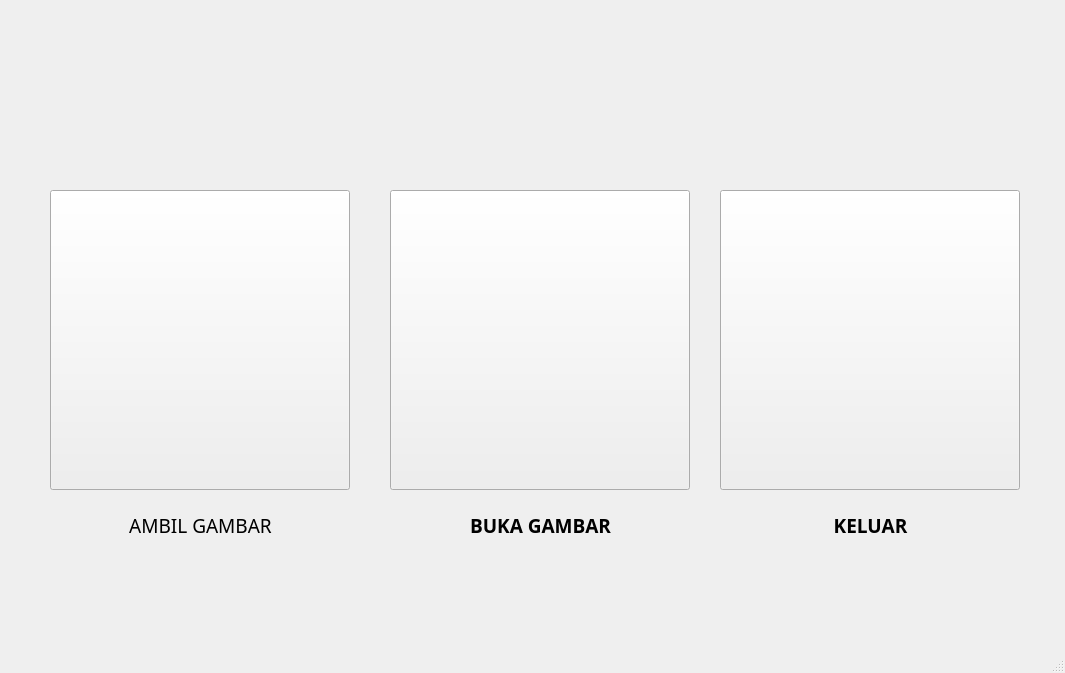
<?xml version="1.0" encoding="UTF-8"?>
<ui version="4.0">
 <class>MainWindow</class>
 <widget class="QMainWindow" name="MainWindow">
  <property name="windowModality">
   <enum>Qt::NonModal</enum>
  </property>
  <property name="geometry">
   <rect>
    <x>0</x>
    <y>0</y>
    <width>1065</width>
    <height>673</height>
   </rect>
  </property>
  <property name="windowTitle">
   <string>Iridologi Detection</string>
  </property>
  <property name="windowIcon">
   <iconset>
    <normaloff>../icon/eyescoba.jpg</normaloff>../icon/eyescoba.jpg</iconset>
  </property>
  <property name="windowOpacity">
   <double>1.000000000000000</double>
  </property>
  <property name="layoutDirection">
   <enum>Qt::LeftToRight</enum>
  </property>
  <property name="autoFillBackground">
   <bool>true</bool>
  </property>
  <property name="styleSheet">
   <string notr="true">background-image: url(&quot;E\Iridologi_Detection\icon\back.jpg&quot;);background-repeat: no-repeat; background-position: center;
</string>
  </property>
  <widget class="QWidget" name="centralwidget">
   <widget class="QPushButton" name="takephoto">
    <property name="enabled">
     <bool>true</bool>
    </property>
    <property name="geometry">
     <rect>
      <x>50</x>
      <y>190</y>
      <width>300</width>
      <height>300</height>
     </rect>
    </property>
    <property name="mouseTracking">
     <bool>false</bool>
    </property>
    <property name="acceptDrops">
     <bool>true</bool>
    </property>
    <property name="iconSize">
     <size>
      <width>431</width>
      <height>400</height>
     </size>
    </property>
    <property name="autoRepeat">
     <bool>false</bool>
    </property>
    <property name="autoDefault">
     <bool>false</bool>
    </property>
   </widget>
   <widget class="QPushButton" name="openfile">
    <property name="geometry">
     <rect>
      <x>390</x>
      <y>190</y>
      <width>300</width>
      <height>300</height>
     </rect>
    </property>
    <property name="text">
     <string/>
    </property>
    <property name="iconSize">
     <size>
      <width>431</width>
      <height>431</height>
     </size>
    </property>
   </widget>
   <widget class="QLabel" name="label">
    <property name="geometry">
     <rect>
      <x>50</x>
      <y>510</y>
      <width>301</width>
      <height>31</height>
     </rect>
    </property>
    <property name="font">
     <font>
      <family>Segoe UI Black</family>
      <pointsize>14</pointsize>
      <weight>50</weight>
      <italic>false</italic>
      <bold>false</bold>
     </font>
    </property>
    <property name="frameShape">
     <enum>QFrame::NoFrame</enum>
    </property>
    <property name="frameShadow">
     <enum>QFrame::Plain</enum>
    </property>
    <property name="lineWidth">
     <number>29</number>
    </property>
    <property name="text">
     <string>AMBIL GAMBAR</string>
    </property>
    <property name="textFormat">
     <enum>Qt::AutoText</enum>
    </property>
    <property name="alignment">
     <set>Qt::AlignCenter</set>
    </property>
   </widget>
   <widget class="QLabel" name="label_2">
    <property name="geometry">
     <rect>
      <x>390</x>
      <y>510</y>
      <width>301</width>
      <height>31</height>
     </rect>
    </property>
    <property name="font">
     <font>
      <family>Segoe UI Black</family>
      <pointsize>14</pointsize>
      <weight>75</weight>
      <italic>false</italic>
      <bold>true</bold>
     </font>
    </property>
    <property name="frameShape">
     <enum>QFrame::NoFrame</enum>
    </property>
    <property name="frameShadow">
     <enum>QFrame::Plain</enum>
    </property>
    <property name="lineWidth">
     <number>29</number>
    </property>
    <property name="text">
     <string>BUKA GAMBAR</string>
    </property>
    <property name="alignment">
     <set>Qt::AlignCenter</set>
    </property>
   </widget>
   <widget class="QPushButton" name="exit">
    <property name="geometry">
     <rect>
      <x>720</x>
      <y>190</y>
      <width>300</width>
      <height>300</height>
     </rect>
    </property>
    <property name="text">
     <string/>
    </property>
    <property name="iconSize">
     <size>
      <width>431</width>
      <height>431</height>
     </size>
    </property>
   </widget>
   <widget class="QLabel" name="label_3">
    <property name="geometry">
     <rect>
      <x>720</x>
      <y>510</y>
      <width>301</width>
      <height>31</height>
     </rect>
    </property>
    <property name="font">
     <font>
      <family>Segoe UI Black</family>
      <pointsize>14</pointsize>
      <weight>75</weight>
      <italic>false</italic>
      <bold>true</bold>
      <stylestrategy>PreferAntialias</stylestrategy>
     </font>
    </property>
    <property name="frameShape">
     <enum>QFrame::NoFrame</enum>
    </property>
    <property name="frameShadow">
     <enum>QFrame::Plain</enum>
    </property>
    <property name="lineWidth">
     <number>29</number>
    </property>
    <property name="text">
     <string>KELUAR</string>
    </property>
    <property name="alignment">
     <set>Qt::AlignCenter</set>
    </property>
   </widget>
  </widget>
  <widget class="QStatusBar" name="statusbar"/>
 </widget>
 <resources/>
 <connections/>
</ui>
